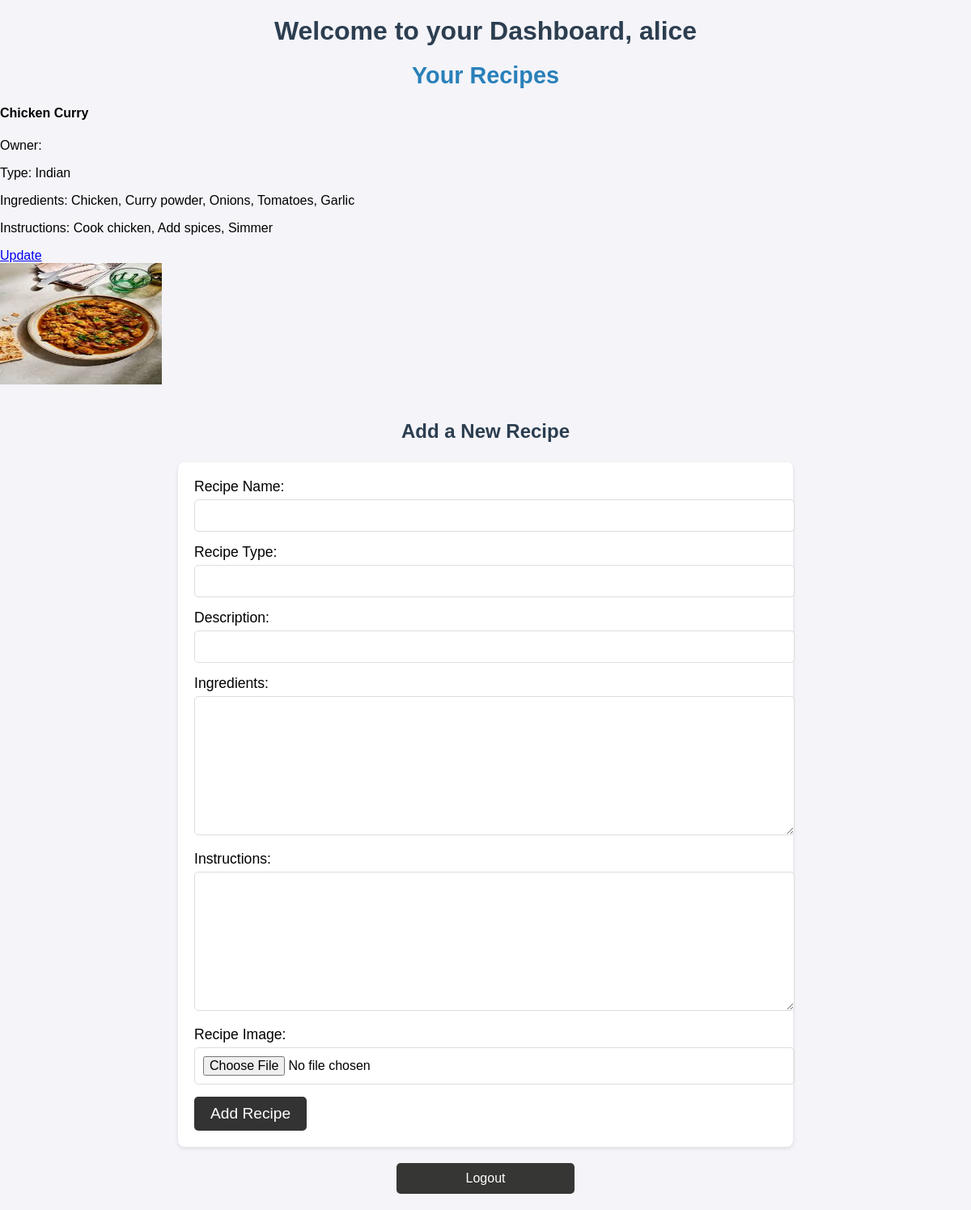
The app's page /dashboard.php (signed in) with its own data.
### tables this page shows
CREATE TABLE `users` (
  `uid` int(11) UNSIGNED NOT NULL,
  `username` varchar(255) NOT NULL,
  `password` varchar(255) NOT NULL,
  `email` varchar(255) NOT NULL
);

CREATE TABLE `recipes` (
  `rid` int(11) NOT NULL,
  `name` varchar(50) NOT NULL,
  `description` varchar(300) DEFAULT NULL,
  `type` enum('French','Italian','Chinese','Indian','Mexican','Others') NOT NULL,
  `Cookingtime` int(4) DEFAULT NULL,
  `ingredients` varchar(1000) DEFAULT NULL,
  `instructions` varchar(1000) DEFAULT NULL,
  `image` varchar(200) DEFAULT NULL,
  `uid` int(11) UNSIGNED NOT NULL
);

### dashboard.php (the view, shortened to what this page needs)
<?php
include('config.php');
$user_id = $_SESSION['user_id'];
$query = "SELECT username FROM users WHERE uid = :user_id";
$stmt = $db->prepare($query);
$stmt->bindParam(':user_id', $user_id, PDO::PARAM_INT);
$stmt->execute();
$user = $stmt->fetch(PDO::FETCH_ASSOC);
$recipe_query = "SELECT * FROM recipes WHERE uid = :user_id";
$recipe_stmt = $db->prepare($recipe_query);
$recipe_stmt->bindParam(':user_id', $user_id, PDO::PARAM_INT);
$recipe_stmt->execute();
$recipes = $recipe_stmt->fetchAll(PDO::FETCH_ASSOC);
if ($user) {
    $username = $user['username'];
} else {
    echo "User not found!";
    exit();
}
?>
<!DOCTYPE html>
<html lang="en">
<head>
</head>
<body>
    <h1>Welcome to your Dashboard, <?= htmlspecialchars($username) ?></h1>
    <h2>Your Recipes</h2>
    <?php if (count($recipes) > 0): ?>
        <?php foreach ($recipes as $recipe): ?>
            <section class="recipe">
                <h4><?= htmlspecialchars($recipe['name']) ?></h4>
                <div class="recipe-details">
                    <p>Owner: <?= htmlspecialchars($recipe['owner_name']) ?></p>
                    <p>Type: <?= htmlspecialchars($recipe['type']) ?></p>
                    <p>Ingredients: <?= htmlspecialchars($recipe['ingredients']) ?></p>
                    <p>Instructions: <?= htmlspecialchars($recipe['instructions']) ?></p>
                    <a href="update.php?id=<?= $recipe['id'] ?>" class="update-button">Update</a>
                </div>
                <?php if ($recipe['image']): ?>
                    <img src="images/<?= htmlspecialchars($recipe['image']) ?>" alt="<?= htmlspecialchars($recipe['name']) ?>" width="200px" height="150px">
                <?php else: ?>
                    <p>No image available</p>
                <?php endif; ?>
            </section>
        <?php endforeach; ?>
    <?php else: ?>
        <p>You have not posted any recipes yet.</p>
    <?php endif; ?>
    <h3>Add a New Recipe</h3>
        <form method="POST" enctype="multipart/form-data">
            <label for="recipe_name">Recipe Name:</label>
            <input type="text" name="recipe_name" id="recipe_name" required><br>
            <label for="recipe_type">Recipe Type:</label>
            <input type="text" name="recipe_type" id="recipe_type" required><br>
            <label for="description">Description:</label>
            <input type="text" name="description" id="description" required><br>
            <label for="recipe_ingredients">Ingredients:</label>
            <textarea name="recipe_ingredients" id="recipe_ingredients" required></textarea><br>
            <label for="recipe_instructions">Instructions:</label>
            <textarea name="recipe_instructions" id="recipe_instructions" required></textarea><br>
            <label for="recipe_image">Recipe Image:</label>
            <input type="file" name="recipe_image" id="recipe_image"><br>
            <button type="submit" name="add_recipe">Add Recipe</button>
     </form>
    <p><a href="dashboard.php?logout=true">Logout</a></p>
</body>
</html>

### dashboard.php (style rules this page uses)
body { font-family: Arial, Helvetica, sans-serif; background-color: #f4f4f9; margin: 0; padding: 0; }
h1, h2, h3 { text-align: center; color: #4b4b4b; }
h1 { font-size: 2em; margin: 20px 0; color: #2c3e50; }
h2 { font-size: 1.8em; margin: 20px 0; color: #2980b9; }
h3 { font-size: 1.5em; margin-top: 40px; color: #2c3e50; }
form { width: 60%; margin: 0 auto; background-color: #ffffff; padding: 20px; border-radius: 8px; box-shadow: 0 2px 5px rgba(0, 0, 0, 0.1); }
form label { font-size: 1.1em; margin-bottom: 5px; display: block; }
form input, form textarea { width: 100%; padding: 10px; margin-bottom: 15px; border: 1px solid #ddd; border-radius: 5px; font-size: 1em; }
form textarea { height: 150px; }
form button { padding: 10px 20px; background-color:rgb(51, 51, 51); color: white; border: none; border-radius: 5px; font-size: 1.2em; cursor: pointer; }
p a { display: block; width: 200px; text-align: center; background-color:rgb(54, 54, 53); color: white; padding: 10px; text-decoration: none; border-radius: 5px; margin: 20px auto; }

### records on screen
users: username "alice"
recipes: name "Chicken Curry", type "Indian", ingredients "Chicken, Curry powder, Onions, Tomatoes, Garlic", instructions "Cook chicken, Add spices, Simmer", image (picture)
